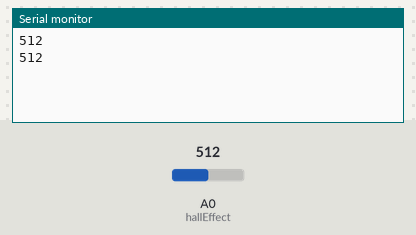
Simulated run of this sketch. Board: Arduino Uno, built with avr-gcc and run on an emulated ATmega328P. Parts: the last lines printed to the serial monitor. The inputs (shaded band) are chosen by the test bench; at power-on: A0 (hallEffect) = 512.

Above: at 1.8 s.
1.9 s: A0 (hallEffect) set to 716
At 2.4 s:
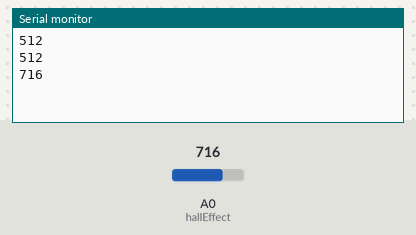
3.4 s: A0 (hallEffect) set to 900
At 4.8 s:
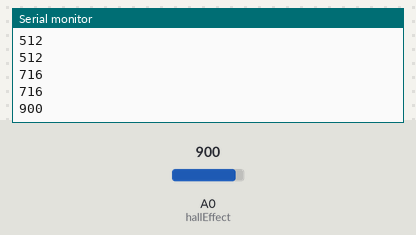
Timing chart, 0 to 6.4 s (numbered marks = the images above; inputs shaded):
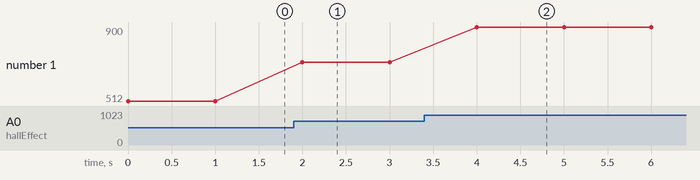

Measured:
- after the input at 1.9 s, the serial monitor: prints a new line after 0.10 s (image 1)
- after the input at 3.4 s, the serial monitor: prints a new line after 0.60 s (image 2)
- plotted number 1: 512 → 716 after the input at 1.9 s, 716 → 900 after the input at 3.4 s

The sketch:

HallEffectSensorTesting.ino
```cpp
int const hallEffect = A0;
void setup() {
  // put your setup code here, to run once:
  pinMode(hallEffect, INPUT);
  Serial.begin(9600);
}

void loop() {
  // put your main code here, to run repeatedly:
  Serial.println(analogRead(hallEffect));
  delay(1000);
}
```
